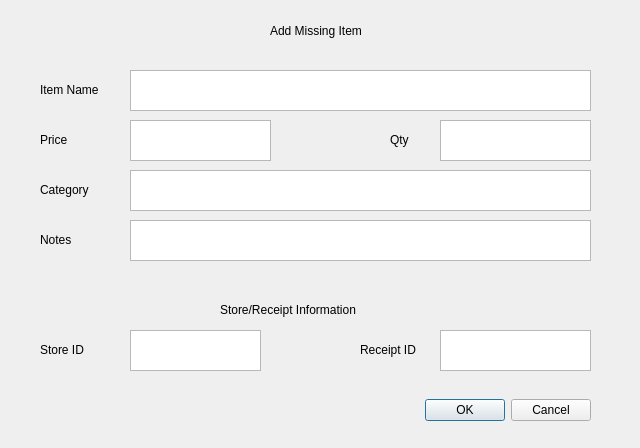
<?xml version="1.0" encoding="UTF-8"?>
<ui version="4.0">
 <class>Form</class>
 <widget class="QWidget" name="Form">
  <property name="enabled">
   <bool>true</bool>
  </property>
  <property name="geometry">
   <rect>
    <x>0</x>
    <y>0</y>
    <width>640</width>
    <height>448</height>
   </rect>
  </property>
  <property name="windowTitle">
   <string>Add Missing Item</string>
  </property>
  <widget class="QTextEdit" name="text_item_name">
   <property name="geometry">
    <rect>
     <x>130</x>
     <y>70</y>
     <width>461</width>
     <height>41</height>
    </rect>
   </property>
  </widget>
  <widget class="QTextEdit" name="text_price">
   <property name="geometry">
    <rect>
     <x>130</x>
     <y>120</y>
     <width>141</width>
     <height>41</height>
    </rect>
   </property>
  </widget>
  <widget class="QLabel" name="label">
   <property name="geometry">
    <rect>
     <x>40</x>
     <y>80</y>
     <width>111</width>
     <height>20</height>
    </rect>
   </property>
   <property name="text">
    <string>Item Name</string>
   </property>
  </widget>
  <widget class="QLabel" name="label_2">
   <property name="geometry">
    <rect>
     <x>270</x>
     <y>10</y>
     <width>181</width>
     <height>41</height>
    </rect>
   </property>
   <property name="text">
    <string>Add Missing Item</string>
   </property>
  </widget>
  <widget class="QTextEdit" name="text_qty">
   <property name="geometry">
    <rect>
     <x>440</x>
     <y>120</y>
     <width>151</width>
     <height>41</height>
    </rect>
   </property>
  </widget>
  <widget class="QTextEdit" name="text_category">
   <property name="geometry">
    <rect>
     <x>130</x>
     <y>170</y>
     <width>461</width>
     <height>41</height>
    </rect>
   </property>
  </widget>
  <widget class="QTextEdit" name="text_notes">
   <property name="geometry">
    <rect>
     <x>130</x>
     <y>220</y>
     <width>461</width>
     <height>41</height>
    </rect>
   </property>
  </widget>
  <widget class="QLabel" name="label_3">
   <property name="geometry">
    <rect>
     <x>40</x>
     <y>130</y>
     <width>66</width>
     <height>20</height>
    </rect>
   </property>
   <property name="text">
    <string>Price</string>
   </property>
  </widget>
  <widget class="QLabel" name="label_4">
   <property name="geometry">
    <rect>
     <x>390</x>
     <y>130</y>
     <width>31</width>
     <height>20</height>
    </rect>
   </property>
   <property name="text">
    <string>Qty</string>
   </property>
  </widget>
  <widget class="QTextEdit" name="store_id">
   <property name="geometry">
    <rect>
     <x>130</x>
     <y>330</y>
     <width>131</width>
     <height>41</height>
    </rect>
   </property>
  </widget>
  <widget class="QTextEdit" name="receipt_id">
   <property name="geometry">
    <rect>
     <x>440</x>
     <y>330</y>
     <width>151</width>
     <height>41</height>
    </rect>
   </property>
  </widget>
  <widget class="QLabel" name="label_5">
   <property name="geometry">
    <rect>
     <x>40</x>
     <y>180</y>
     <width>66</width>
     <height>20</height>
    </rect>
   </property>
   <property name="text">
    <string>Category</string>
   </property>
  </widget>
  <widget class="QLabel" name="label_6">
   <property name="geometry">
    <rect>
     <x>40</x>
     <y>230</y>
     <width>71</width>
     <height>20</height>
    </rect>
   </property>
   <property name="text">
    <string>Notes</string>
   </property>
  </widget>
  <widget class="QLabel" name="label_7">
   <property name="geometry">
    <rect>
     <x>220</x>
     <y>300</y>
     <width>241</width>
     <height>20</height>
    </rect>
   </property>
   <property name="text">
    <string>Store/Receipt Information</string>
   </property>
  </widget>
  <widget class="QLabel" name="label_8">
   <property name="geometry">
    <rect>
     <x>40</x>
     <y>340</y>
     <width>71</width>
     <height>20</height>
    </rect>
   </property>
   <property name="text">
    <string>Store ID</string>
   </property>
  </widget>
  <widget class="QDialogButtonBox" name="buttonBox">
   <property name="geometry">
    <rect>
     <x>420</x>
     <y>390</y>
     <width>171</width>
     <height>41</height>
    </rect>
   </property>
   <property name="standardButtons">
    <set>QDialogButtonBox::StandardButton::Cancel|QDialogButtonBox::StandardButton::Ok</set>
   </property>
  </widget>
  <widget class="QLabel" name="label_9">
   <property name="geometry">
    <rect>
     <x>360</x>
     <y>340</y>
     <width>71</width>
     <height>20</height>
    </rect>
   </property>
   <property name="text">
    <string>Receipt ID</string>
   </property>
  </widget>
 </widget>
 <resources/>
 <connections/>
</ui>
